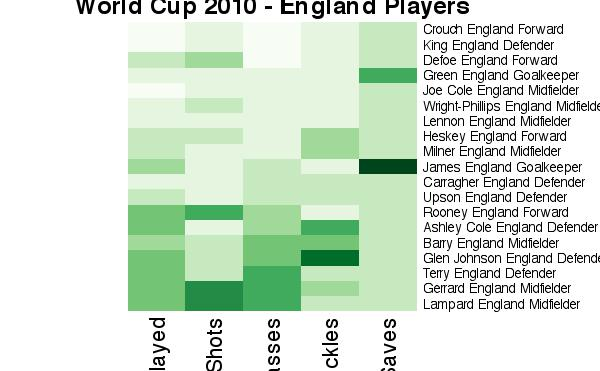

R code for this plot:
library(RColorBrewer)
setwd("~/projects/wal/r-learning/projects/world_cup_2010/")

wc_2010_players <- read.csv("../../datasets/guardian/world-cup-2010-players.csv", sep=',', header=TRUE,nrows=595)

wc_2010_players$Name <- paste(wc_2010_players$Player.Surname,wc_2010_players$Team,wc_2010_players$Position)
rownames(wc_2010_players) <- wc_2010_players$Name

# Extract England Players
wc_2010_players_england <- wc_2010_players[which(wc_2010_players$Team == 'England'),]

# Remove unneeded columns
wc_2010_players_england$Position <- NULL
wc_2010_players_england$Player.Surname <- NULL
wc_2010_players_england$Team <- NULL
wc_2010_players_england$Name <- NULL

#Order by Passes
wc_2010_players_england_ordered <- wc_2010_players_england[order(wc_2010_players_england$Total.Passes, decreasing=TRUE),]

# Create Matrix
wc_2010_players_england_matrix <- data.matrix(wc_2010_players_england_ordered)

# Set matrix column names
colnames(wc_2010_players_england_matrix)[1] <- 'Played'
colnames(wc_2010_players_england_matrix)[2] <- 'Shots'
colnames(wc_2010_players_england_matrix)[3] <- 'Passes'
colnames(wc_2010_players_england_matrix)[4] <- 'Tackles'
colnames(wc_2010_players_england_matrix)[5] <- 'Saves'

# Render the heat map
par(mar=c(5,8,4,2))
par(las=2)

wc_2010_players_england_heatmap <- heatmap(wc_2010_players_england_matrix, 
                                           Rowv=NA, 
                                           Colv=NA,
                                           margins=c(5,5),
                                           col = brewer.pal(20,'Greens'), 
                                           scale='column',                                            
                                           main="World Cup 2010 - England Players")
dev.print(file="EnglandPlayersWC2010.jpeg", device=jpeg, width=600) 
